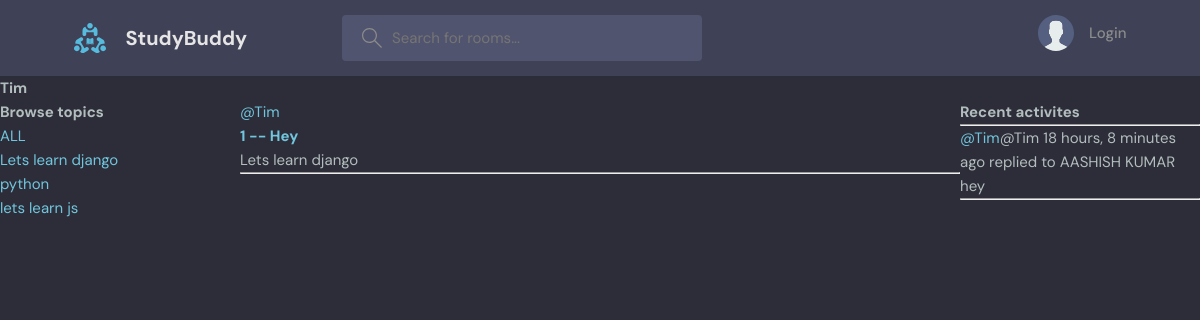
The page /profile/2 on the database its author committed.
### base/models.py (models this page shows, shortened)
class Topic(models.Model):
    name = models.CharField(max_length=200)
    def __str__(self):
        return self.name

class Room(models.Model):
    host = models.ForeignKey(User, on_delete=models.SET_NULL, null=True)
    topic =  models.ForeignKey(Topic,on_delete=models.SET_NULL, null=True)
    name = models.CharField(max_length=200)
    description = models.TextField(null=True, blank=True)
    participants = models.ManyToManyField(User, related_name='participants', blank=True)
    updated = models.DateTimeField(auto_now=True)
    created = models.DateTimeField(auto_now_add=True)
    class Meta:
        ordering = ['-updated', '-created']
    def __str__(self) -> str:
        return self.name

class Message(models.Model):
    user = models.ForeignKey(User, on_delete=models.CASCADE)
    room = models.ForeignKey(Room, on_delete=models.CASCADE)
    body = models.TextField()
    updated = models.DateTimeField(auto_now=True)
    created = models.DateTimeField(auto_now_add=True)
    class Meta:
        ordering = ['-updated', '-created']

### base/views.py (the view)
# urls.py: path("profile/<str:pk>", views.userProfile, name= 'user-profile'),
def userProfile(request, pk):
    user = User.objects.get(id=pk)
    rooms = user.room_set.all()
    room_messages = user.message_set.all()
    topics = Topic.objects.all()
    context = {'user': user, 'rooms':rooms, 'topics': topics, 'room_messages': room_messages}
    return render(request, 'base/profile.html', context)

### base/templates/base/profile.html (shortened to what this page needs)
{% extends 'main.html' %}
{% block content %}
<h2>{{user.username}}</h2>
<div class="profile-container">
    <div>
        {% include 'base/topics_component.html' %}
    </div>
    <div>
        {% include 'base/feed_component.html' %}
    </div>
    <div>
        {% include 'base/activity_component.html' %}
    </div>
</div>
{% endblock content%}

### base/templates/base/topics_component.html
<h3>Browse topics</h3>
<div>
    <a href="{% url 'home' %}">ALL</a>
</div>
{% for topic in topics%}
<div>
    <a href="{% url 'home'%}?q={{topic.name}}">{{topic.name}}</a>
</div>
{% endfor %}

### base/templates/base/feed_component.html (shortened to what this page needs)
{% for room in rooms %}
<div>
    <a href="{% url 'user-profile' room.host.id %}">@{{room.host.username}}</a>
    <h5><a href="{% url 'room' room.id %}">{{room.id}} -- {{room.name}}</a> </h5>
    <small>{{room.topic}}</small>
    <hr>
</div>
{% endfor %}

### base/templates/base/activity_component.html (shortened to what this page needs)
<h3>Recent activites</h3>
<hr>
{% for message in room_messages%}
    <small><a href="{% url 'user-profile' message.user.id %}">@{{message.user}}</a>@{{message.user}}  {{message.created|timesince}} ago replied to {{message.room}}</small>
    <p>{{message.body}}</p>
    <hr>
{% endfor %}

### static/styles/style.css (style rules this page uses)
:root { --color-main: #71c6dd; --color-main-light: #e1f6fb; --color-dark: #3f4156; --color-dark-medium: #51546e; --color-dark-light: #696d97; --color-light: #e5e5e5; --color-gray: #8b8b8b; --color-light-gray: #b2bdbd; --color-bg: #2d2d39; --color-success: #5dd693; --color-error: #fc4b0b; }
* { font-family: "DM Sans", -apple-system, BlinkMacSystemFont, "Segoe UI", Roboto, Oxygen, Ubuntu, Cantarell, "Open Sans", "Helvetica Neue", sans-serif; margin: 0; padding: 0; box-sizing: border-box; text-rendering: optimizeLegibility; font-size: inherit; }
html { font-size: 56.25%; }
@media only screen and (min-width: 1200px) { html { font-size: 62.5%; } }
body { line-height: 1.6; font-weight: 400; font-size: 1.5rem; color: var(--color-light-gray); background-color: var(--color-bg); min-height: 100vh; }
a { display: inline-block; color: var(--color-main); text-decoration: none; }

### base/templates/base/profile.html (style rules this page uses)
.profile-container { display: grid; grid-template-columns: 1fr 3fr 1fr; }

### rows shown on the page
Topic: name "Lets learn django"
Topic: name "python"
Topic: name "lets learn js"
Room: host.username "Tim", id "1", name "Hey", topic "Lets learn django"
Message: user "Tim", created "18 hours, 8 minutes", room "AASHISH KUMAR", body "hey"

### other values the page prints
{{ user.username }} "Tim"
